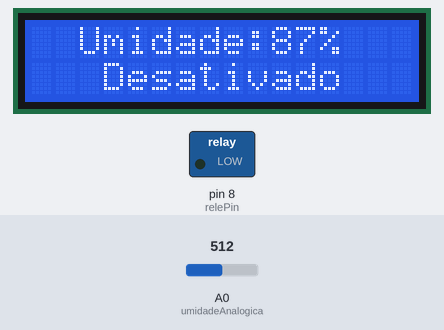
A sketch run on a simulated Arduino Uno, built with avr-gcc and run on an emulated ATmega328P. On the bench: 16×2 character LCD, switched loads named in the sketch (green lamp = pin HIGH). The inputs (shaded band) are chosen by the test bench; at power-on: A0 (umidadeAnalogica) = 512. What the sketch prints to the serial monitor is not drawn.

Above: at 1.2 s.
1.3 s: A0 (umidadeAnalogica) set to 723
At 3.4 s:
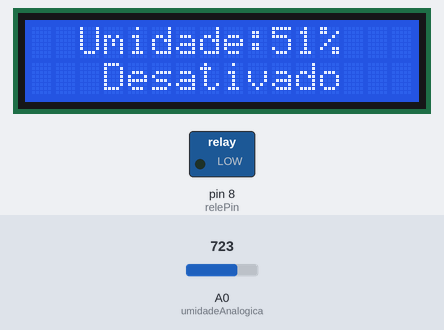
3.7 s: A0 (umidadeAnalogica) set to 739
At 4.9 s:
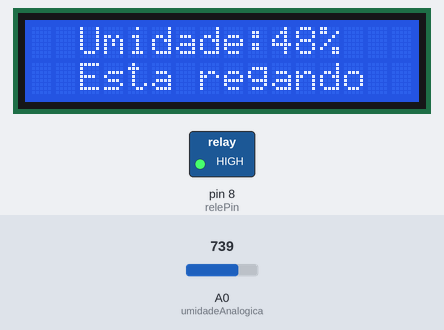
5.8 s: A0 (umidadeAnalogica) set to 947
At 7.0 s:
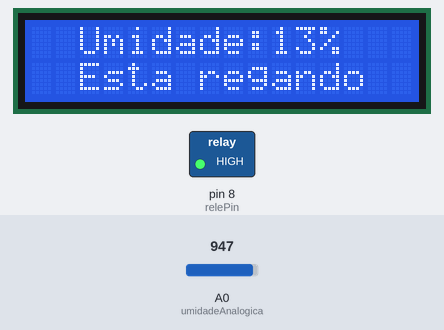
7.8 s: A0 (umidadeAnalogica) set to 976
At 9.5 s:
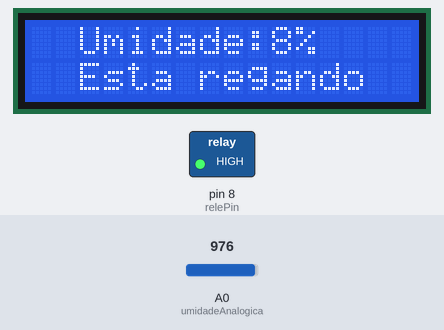
9.8 s: A0 (umidadeAnalogica) set to 511
At 11.8 s:
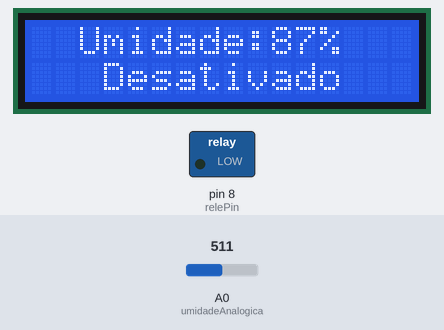
Timing chart, 0 to 12.9 s (numbered marks = the images above; inputs shaded):
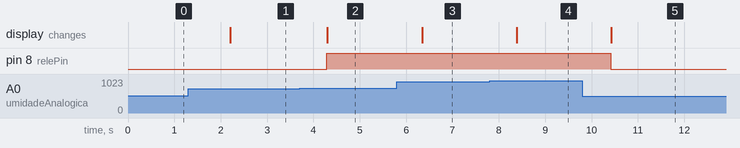

Measured:
- the behaviour switches between 731 and 732 on A0 (umidadeAnalogica) (found by bisection; images 1 and 2)
- the behaviour switches between 964 and 965 on A0 (umidadeAnalogica) (found by bisection; images 3 and 4)
- after the input at 1.3 s, the display: changes after 0.91 s (image 1)
- after the input at 3.7 s, pin 8 (relePin): LOW → HIGH after 0.59 s; the display: changes after 0.60 s (image 2)
- after the input at 5.8 s, the display: changes after 0.55 s (image 3)
- after the input at 7.8 s, the display: changes after 0.58 s (image 4)
- after the input at 9.8 s, pin 8 (relePin): HIGH → LOW after 0.61 s; the display: changes after 0.63 s (image 5)

The sketch:

horta_old.ino
```cpp
#include <Wire.h> // Biblioteca para comunicação I2C
#include <LiquidCrystal_I2C.h> // Biblioteca para LCD I2C

#define umidadeAnalogica A0 // Pino A0 para leitura analógica do sensor
#define relePin 8 // Pino para controle do relé

LiquidCrystal_I2C lcd(0x27, 16, 2); // Endereço I2C do LCD e suas dimensões

int valorUmidade; // Variável para armazenar o valor da umidade
int valorUmidadeDigital; // Variável para armazenar a saída digital do sensor de umidade do solo

void setup() {
  Serial.begin(9600); // Inicia a comunicação serial
  pinMode(umidadeAnalogica, INPUT); // Define umidadeAnalogica como entrada
  pinMode(relePin, OUTPUT); // Define relePin como saída
  lcd.init(); // Inicializa o LCD
  lcd.backlight(); // Ativa a luz de fundo do LCD
}

void loop() {
  valorUmidade = analogRead(umidadeAnalogica); // Realiza a leitura analógica do sensor e armazena em valorUmidade
  Serial.print(valorUmidade);
  Serial.print(' ');
  valorUmidade = map(valorUmidade, 1023, 440, 0, 100); // Transforma os valores analógicos em uma escala de 0 a 100

  if(valorUmidade > 100) {
    valorUmidade = 100;
  };

  // Exibe a umidade no LCD
  lcd.clear();
  lcd.setCursor(0, 0);
  lcd.print("  Umidade:");
  lcd.print(valorUmidade);
  lcd.print("%  ");
  if(valorUmidade > 9) {
    lcd.print("  Umidade: ");
    lcd.print(valorUmidade);
    lcd.print("% ");
  }

  // Ativa o relé se a umidade estiver abaixo de 50%
  if (valorUmidade < 50) {
    digitalWrite(relePin, HIGH); // Ativa o relé
    lcd.setCursor(0, 1);
    lcd.print("  Esta regando  ");
    delay(1000);
  } else {
    digitalWrite(relePin, LOW); // Desativa o relé
    lcd.setCursor(0, 1);
    lcd.print("   Desativado   ");
  }

  // Exibe a umidade no monitor serial
  Serial.print("Umidade encontrada: ");
  Serial.print(valorUmidade);
  Serial.println(" %");

  delay(1000); // Atraso de 1000ms (1 segundos)
}
```
